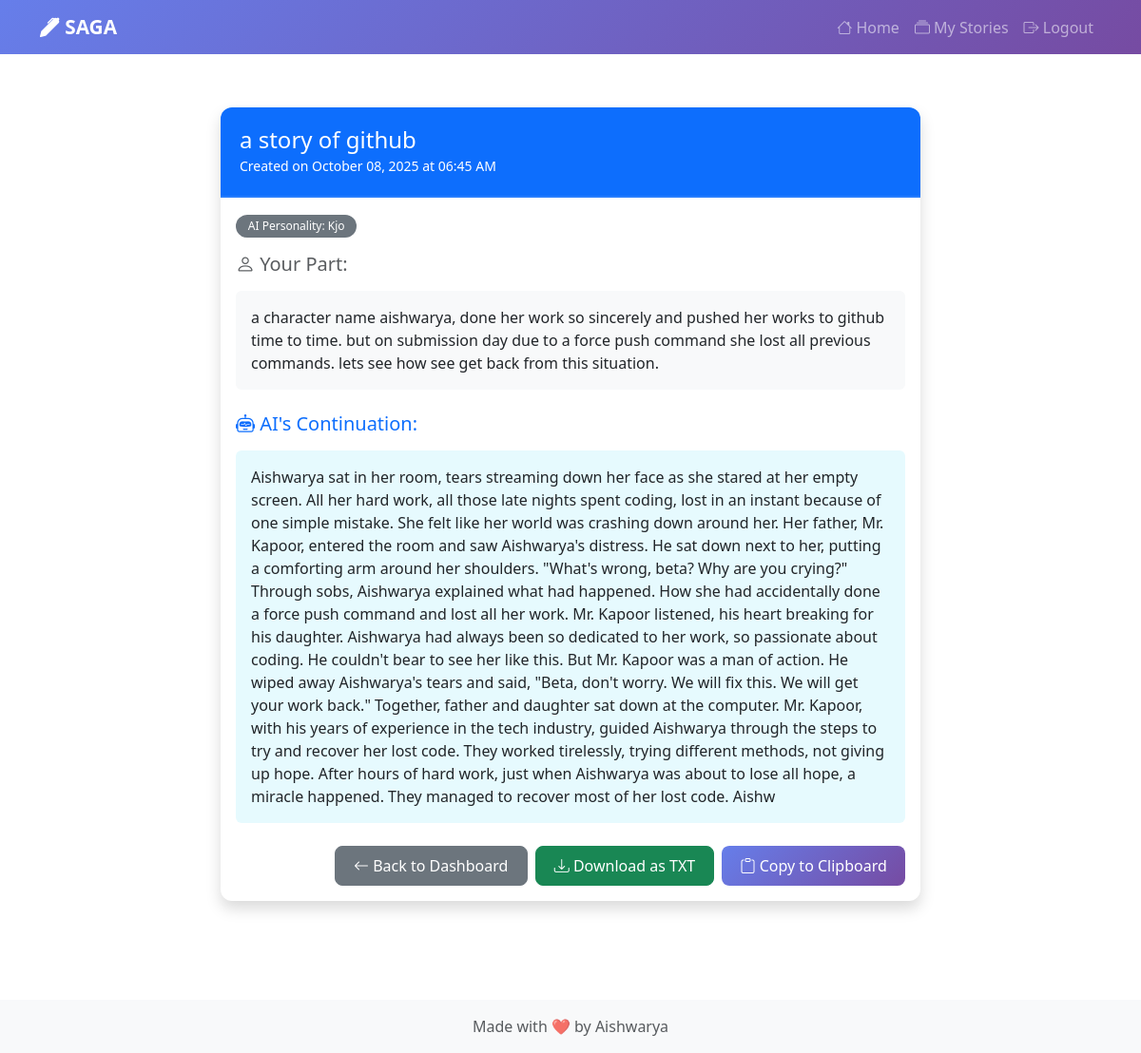
Page /story/9 (signed in) on the committed database.
### app.py (models this page shows, shortened)
class Story(db.Model):
    id = db.Column(db.Integer, primary_key=True)
    title = db.Column(db.String(200), nullable=False)
    user_input = db.Column(db.Text, nullable=False)
    ai_response = db.Column(db.Text, nullable=False)
    personality = db.Column(db.String(50), nullable=False)
    created_at = db.Column(db.DateTime, default=datetime.utcnow)
    user_session = db.Column(db.String(100), nullable=False)

### app.py (the view)
@app.route('/story/<int:story_id>')
@login_required
def view_story(story_id):
    story = Story.query.get_or_404(story_id)
    if story.user_session != current_user.username:
        return redirect(url_for('dashboard'))
    return render_template('story.html', story=story)

### app.py (called while the page is built)
@login_manager.user_loader
def load_user(user_id):
    return User.query.get(int(user_id))

### templates/story.html (shortened to what this page needs)
{% extends "base.html" %}
{% block content %}
<div class="row">
    <div class="col-lg-8 mx-auto">
        <div class="card shadow">
            <div class="card-header bg-primary text-white">
                <h4 class="mb-0">{{ story.title }}</h4>
                <small>Created on {{ story.created_at.strftime('%B %d, %Y at %I:%M %p') }}</small>
            </div>
            <div class="card-body">
                <div class="mb-3">
                    <span class="badge bg-secondary">AI Personality: {{ story.personality.title() }}</span>
                </div>
                <div class="story-section mb-4">
                    <h5 class="text-muted"><i class="bi bi-person"></i> Your Part:</h5>
                    <div class="p-3 bg-light rounded">
                        {{ story.user_input }}
                    </div>
                </div>
                <div class="story-section mb-4">
                    <h5 class="text-primary"><i class="bi bi-robot"></i> AI's Continuation:</h5>
                    <div class="p-3 bg-info bg-opacity-10 rounded">
                        {{ story.ai_response }}
                    </div>
                </div>
                <div class="d-grid gap-2 d-md-flex justify-content-md-end">
                    <a href="{{ url_for('dashboard') }}" class="btn btn-secondary">
                        <i class="bi bi-arrow-left"></i> Back to Dashboard
                    </a>
                    <a href="{{ url_for('download_story', story_id=story.id) }}" class="btn btn-success">
                        <i class="bi bi-download"></i> Download as TXT
                    </a>
                    <button class="btn btn-primary" id="copyBtn" data-story-id="{{ story.id }}">
                        <i class="bi bi-clipboard"></i> Copy to Clipboard
                    </button>
                </div>
            </div>
        </div>
    </div>
</div>
{% endblock %}

### static/css/style.css (style rules this page uses)
:root { --primary-color: #95abe8; --secondary-color: #6c757d; --success-color: #27ae60; --danger-color: #e74c3c; --light-bg: #f8f9fa; }
body { min-height: 100vh; display: flex; flex-direction: column; font-family: 'Segoe UI', Tahoma, Geneva, Verdana, sans-serif; }
.card { border: none; border-radius: 12px; overflow: hidden; transition: transform 0.3s, box-shadow 0.3s; }
.card-header { border-bottom: 2px solid rgba(255, 255, 255, 0.1); padding: 1.25rem; }
.btn { border-radius: 8px; padding: 0.5rem 1.2rem; transition: all 0.3s; font-weight: 500; }
.btn-primary { background: linear-gradient(135deg, #667eea 0%, #764ba2 100%); border: none; }
.story-section { margin-bottom: 1.5rem; }
.story-section h5 { margin-bottom: 1rem; }
.badge { padding: 0.4rem 0.8rem; border-radius: 20px; font-weight: 500; }

### rows in the picture
Story: title "a story of github", created_at "October 08, 2025 at 06:45 AM", personality "Kjo", user_input "a character name aishwarya, done her work so sincerely and pushed her works to github time to time. but on submission day due to a force push command she lost all previous commands. lets see how see get back from this situation.", ai_response "Aishwarya sat in her room, tears streaming down her face as she stared at her empty screen. All her hard work, all those late nights spent coding, lost in an instant because of one simple mistake. She felt like her world was crashing down around her. Her father, Mr. Kapoor, entered the room and saw Aishwarya's distress. He sat down next to her, putting a comforting arm around her shoulders. \"What's wrong, beta? Why are you crying?\" Through sobs, Aishwarya explained what had happened. How she had accidentally done a force push command and lost all her work. Mr. Kapoor listened, his heart breaking for his daughter. Aishwarya had always been so dedicated to her work, so passionate about…"
